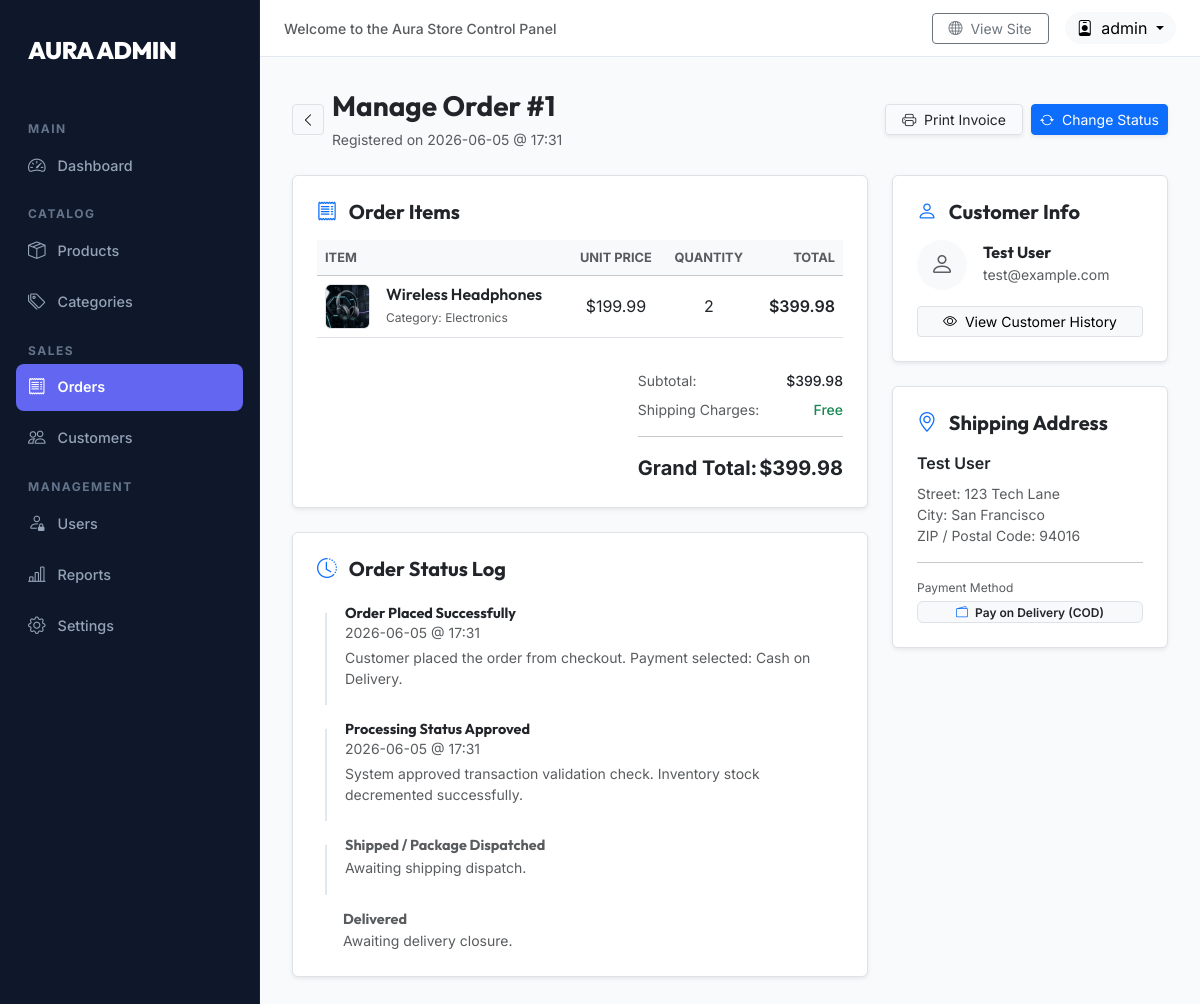
Page /dashboard/orders/1/ (signed in) on the committed database.
### orders/models.py (models this page shows, shortened)
class Order(models.Model):
    user = models.ForeignKey(
        settings.AUTH_USER_MODEL,
        on_delete=models.SET_NULL,
        related_name='orders',
        null=True,
        blank=True
    )
    first_name = models.CharField(max_length=50)
    last_name = models.CharField(max_length=50)
    email = models.EmailField()
    address = models.CharField(max_length=250)
    postal_code = models.CharField(max_length=20)
    city = models.CharField(max_length=100)
    created = models.DateTimeField(auto_now_add=True)
    updated = models.DateTimeField(auto_now=True)
    paid = models.BooleanField(default=False)
    status = models.CharField(
        max_length=20,
        choices=[
            ('Processing', 'Processing'),
            ('Shipped', 'Shipped'),
            ('Delivered', 'Delivered'),
            ('Cancelled', 'Cancelled'),
        ],
        default='Processing'
    )
    tracking_number = models.CharField(max_length=100, blank=True, default='')
    class Meta:
        ordering = ['-created']
        indexes = [
            models.Index(fields=['-created']),
        ]
    def get_total_cost(self):
        return sum(item.get_cost() for item in self.items.all())

class OrderItem(models.Model):
    order = models.ForeignKey(
        Order,
        related_name='items',
        on_delete=models.CASCADE
    )
    product = models.ForeignKey(
        Product,
        related_name='order_items',
        on_delete=models.CASCADE
    )
    price = models.DecimalField(max_digits=10, decimal_places=2)
    quantity = models.PositiveIntegerField(default=1)
    def get_cost(self):
        return self.price * self.quantity

### products/models.py (models this page shows, shortened)
class Product(models.Model):
    category = models.ForeignKey(Category, related_name='products', on_delete=models.CASCADE)
    name = models.CharField(max_length=200)
    slug = models.SlugField(unique=True)
    description = models.TextField(blank=True)
    price = models.DecimalField(max_digits=10, decimal_places=2)
    image = models.ImageField(upload_to='products/%Y/%m/%d', blank=True)
    stock_quantity = models.PositiveIntegerField(default=0)
    created_date = models.DateTimeField(auto_now_add=True)
    updated_date = models.DateTimeField(auto_now=True)
    is_active = models.BooleanField(default=True)

class Category(models.Model):
    name = models.CharField(max_length=200)
    slug = models.SlugField(unique=True)
    description = models.TextField(blank=True)
    class Meta:
        verbose_name_plural = 'categories'

### dashboard/views.py (the view)
# urls.py: path('orders/<int:order_id>/', views.order_details_view, name='order_details'),
@staff_member_required(login_url='users:admin_login')
def order_details_view(request, order_id):
    order = get_object_or_404(Order, id=order_id)
    return render(request, 'dashboard/order_details.html', {
        'order': order,
        'active_menu': 'orders'
    })

### templates/dashboard/order_details.html (shortened to what this page needs)
{% extends 'dashboard/base.html' %}
{% load static %}
{% block content %}
<div class="d-flex justify-content-between align-items-center mb-4">
    <div class="d-flex align-items-center gap-2">
        <a href="{% url 'dashboard:orders' %}" class="btn btn-sm btn-light border"><i class="bi bi-chevron-left"></i></a>
        <div>
            <h1 class="h3 mb-1 fw-bold text-dark" style="font-family: 'Outfit', sans-serif;">Manage Order #{{ order.id }}</h1>
            <span class="text-muted small">Registered on {{ order.created|date:"Y-m-d @ H:i" }}</span>
        </div>
    </div>
    <div class="d-flex gap-2">
        <button class="btn btn-sm btn-white border shadow-sm px-3" onclick="window.print()"><i class="bi bi-printer me-1"></i> Print Invoice</button>
        <button class="btn btn-sm btn-primary shadow-sm" data-bs-toggle="modal" data-bs-target="#statusModal"><i class="bi bi-arrow-repeat me-1"></i> Change Status</button>
    </div>
</div>
<div class="row g-4">
    <div class="col-lg-8">
        <div class="card p-4 border shadow-sm bg-white mb-4">
            <h5 class="fw-bold text-dark mb-3" style="font-family: 'Outfit', sans-serif;"><i class="bi bi-receipt me-2 text-primary"></i> Order Items</h5>
            <div class="table-responsive">
                <table class="table align-middle">
                    <thead>
                        <tr class="table-light">
                            <th scope="col" style="font-size: 0.8rem;" class="text-muted text-uppercase">Item</th>
                            <th scope="col" style="font-size: 0.8rem;" class="text-muted text-uppercase text-center">Unit Price</th>
                            <th scope="col" style="font-size: 0.8rem;" class="text-muted text-uppercase text-center">Quantity</th>
                            <th scope="col" style="font-size: 0.8rem;" class="text-muted text-uppercase text-end">Total</th>
                        </tr>
                    </thead>
                    <tbody>
                        {% for item in order.items.all %}
                        <tr>
                            <td>
                                <div class="d-flex align-items-center gap-3">
                                    {% if item.product.image %}
                                        <img src="{{ item.product.image.url }}" alt="{{ item.product.name }}" class="rounded border bg-light" style="width: 45px; height: 45px; object-fit: contain;">
                                    {% else %}
                                        <div class="bg-light rounded border d-flex align-items-center justify-content-center text-muted fw-bold small" style="width: 45px; height: 45px;">AURA</div>
                                    {% endif %}
                                    <div>
                                        <h6 class="fw-semibold text-dark mb-0">{{ item.product.name }}</h6>
                                        <span class="text-muted small" style="font-size: 0.75rem;">Category: {{ item.product.category.name }}</span>
                                    </div>
                                </div>
                            </td>
                            <td class="text-center text-dark">${{ item.price }}</td>
                            <td class="text-center text-dark">{{ item.quantity }}</td>
                            <td class="text-end fw-semibold text-dark">${{ item.get_cost }}</td>
                        </tr>
                        {% endfor %}
                    </tbody>
                </table>
            </div>
            <div class="row justify-content-end mt-3">
                <div class="col-md-5">
                    <div class="d-flex justify-content-between mb-2 small">
                        <span class="text-muted">Subtotal:</span>
                        <span class="fw-medium text-dark">${{ order.get_total_cost }}</span>
                    </div>
                    <div class="d-flex justify-content-between mb-2 small">
                        <span class="text-muted">Shipping Charges:</span>
                        <span class="text-success fw-medium">Free</span>
                    </div>
                    <hr>
                    <div class="d-flex justify-content-between fs-5 fw-bold text-dark">
                        <span>Grand Total:</span>
                        <span>${{ order.get_total_cost }}</span>
                    </div>
                </div>
            </div>
        </div>
        <div class="card p-4 border shadow-sm bg-white">
            <h5 class="fw-bold text-dark mb-3" style="font-family: 'Outfit', sans-serif;"><i class="bi bi-clock-history me-2 text-primary"></i> Order Status Log</h5>
            <div class="d-flex flex-column gap-3 mt-2">
                <div class="d-flex align-items-start gap-3 border-start pb-3 ps-3" style="border-left: 2px solid #e2e8f0 !important; margin-left: 8px;">
                    <span class="p-1.5 bg-success rounded-circle" style="margin-left: -22px; border: 4px solid white;"></span>
                    <div>
                        <h6 class="fw-bold text-dark mb-0" style="font-size: 0.9rem;">Order Placed Successfully</h6>
                        <span class="text-muted small d-block mb-1">{{ order.created|date:"Y-m-d @ H:i" }}</span>
                        <p class="text-muted small mb-0">Customer placed the order from checkout. Payment selected: Cash on Delivery.</p>
                    </div>
                </div>
                {% if order.status == 'Cancelled' %}
                <div class="d-flex align-items-start gap-3 border-start pb-3 ps-3" style="border-left: 2px solid #e2e8f0 !important; margin-left: 8px;">
                    <span class="p-1.5 bg-danger rounded-circle" style="margin-left: -22px; border: 4px solid white;"></span>
                    <div>
                        <h6 class="fw-bold text-danger mb-0" style="font-size: 0.9rem;">Order Cancelled</h6>
                        <span class="text-muted small d-block mb-1">{{ order.updated|date:"Y-m-d @ H:i" }}</span>
                        <p class="text-muted small mb-0">This order has been cancelled by the administrator.</p>
                    </div>
                </div>
                {% else %}
                <div class="d-flex align-items-start gap-3 border-start pb-3 ps-3" style="border-left: 2px solid #e2e8f0 !important; margin-left: 8px;">
                    <span class="p-1.5 bg-success rounded-circle" style="margin-left: -22px; border: 4px solid white;"></span>
                    <div>
                        <h6 class="fw-bold text-dark mb-0" style="font-size: 0.9rem;">Processing Status Approved</h6>
                        <span class="text-muted small d-block mb-1">{{ order.created|date:"Y-m-d @ H:i" }}</span>
                        <p class="text-muted small mb-0">System approved transaction validation check. Inventory stock decremented successfully.</p>
                    </div>
                </div>
                {% endif %}
                {% if order.status == 'Cancelled' %}
                {% else %}
                <div class="d-flex align-items-start gap-3 border-start pb-3 ps-3" style="border-left: 2px solid #e2e8f0 !important; margin-left: 8px;">
                    <span class="p-1.5 bg-secondary rounded-circle" style="margin-left: -22px; border: 4px solid white;"></span>
                    <div>
                        <h6 class="fw-bold text-muted mb-0" style="font-size: 0.9rem;">Shipped / Package Dispatched</h6>
                        <span class="text-muted small">Awaiting shipping dispatch.</span>
                    </div>
                </div>
                {% endif %}
                {% if order.status == 'Cancelled' %}
                {% else %}
                <div class="d-flex align-items-start gap-3 ps-3" style="margin-left: 8px;">
                    <span class="p-1.5 bg-secondary rounded-circle" style="margin-left: -22px; border: 4px solid white;"></span>
                    <div>
                        <h6 class="fw-bold text-muted mb-0" style="font-size: 0.9rem;">Delivered</h6>
                        <span class="text-muted small">Awaiting delivery closure.</span>
                    </div>
                </div>
                {% endif %}
            </div>
        </div>
    </div>
    <div class="col-lg-4">
        <div class="card p-4 border shadow-sm bg-white mb-4">
            <h5 class="fw-bold text-dark mb-3" style="font-family: 'Outfit', sans-serif;"><i class="bi bi-person me-2 text-primary"></i> Customer Info</h5>
            <div class="d-flex align-items-center gap-3 mb-3">
                <div class="d-inline-flex align-items-center justify-content-center bg-light text-muted rounded-circle" style="width: 50px; height: 50px;">
                    <i class="bi bi-person fs-4"></i>
                </div>
                <div>
                    <h6 class="fw-bold text-dark mb-0">{{ order.first_name }} {{ order.last_name }}</h6>
                    <span class="text-muted small">{{ order.email }}</span>
                </div>
            </div>
            <a href="/dashboard/customers/{{ order.user.id }}/" class="btn btn-sm btn-light border w-100"><i class="bi bi-eye me-1"></i> View Customer History</a>
        </div>
        <div class="card p-4 border shadow-sm bg-white">
            <h5 class="fw-bold text-dark mb-3" style="font-family: 'Outfit', sans-serif;"><i class="bi bi-geo-alt me-2 text-primary"></i> Shipping Address</h5>
            <p class="text-dark mb-2 fw-semibold">{{ order.first_name }} {{ order.last_name }}</p>
            <p class="text-muted mb-0 small leading-relaxed">
                Street: {{ order.address }}<br>
                City: {{ order.city }}<br>
                ZIP / Postal Code: {{ order.postal_code }}
            </p>
            <hr>
            <span class="text-muted small d-block mb-1" style="font-size: 0.75rem;">Payment Method</span>
            <span class="badge bg-light text-dark border px-2 py-1.5 small fw-semibold"><i class="bi bi-wallet2 me-1 text-primary"></i> Pay on Delivery (COD)</span>
        </div>
    </div>
</div>
{% endblock %}

### templates/dashboard/base.html (shortened to what this page needs)
<!DOCTYPE html>
<html lang="en">
<head>
    <link href="https://cdn.jsdelivr.net/npm/bootstrap@5.3.3/dist/css/bootstrap.min.css" rel="stylesheet">
    <link href="https://cdn.jsdelivr.net/npm/bootstrap-icons@1.11.3/font/bootstrap-icons.min.css" rel="stylesheet">
</head>
<body>
    <div class="sidebar" id="sidebarMenu">
        <a href="{% url 'dashboard:index' %}" class="sidebar-brand brand-title">AURA ADMIN</a>
        <div class="sidebar-menu-title">Main</div>
        <a href="{% url 'dashboard:index' %}" class="sidebar-link {% if active_menu == 'dashboard' %}active{% endif %}">
            <i class="bi bi-speedometer2"></i> Dashboard
        </a>
        <div class="sidebar-menu-title">Catalog</div>
        <a href="{% url 'dashboard:products' %}" class="sidebar-link {% if active_menu == 'products' %}active{% endif %}">
            <i class="bi bi-box-seam"></i> Products
        </a>
        <a href="{% url 'dashboard:categories' %}" class="sidebar-link {% if active_menu == 'categories' %}active{% endif %}">
            <i class="bi bi-tags"></i> Categories
        </a>
        <div class="sidebar-menu-title">Sales</div>
        <a href="{% url 'dashboard:orders' %}" class="sidebar-link {% if active_menu == 'orders' %}active{% endif %}">
            <i class="bi bi-receipt"></i> Orders
        </a>
        <a href="{% url 'dashboard:customers' %}" class="sidebar-link {% if active_menu == 'customers' %}active{% endif %}">
            <i class="bi bi-people"></i> Customers
        </a>
        <div class="sidebar-menu-title">Management</div>
        <a href="{% url 'dashboard:users' %}" class="sidebar-link {% if active_menu == 'users' %}active{% endif %}">
            <i class="bi bi-person-lock"></i> Users
        </a>
        <a href="{% url 'dashboard:reports' %}" class="sidebar-link {% if active_menu == 'reports' %}active{% endif %}">
            <i class="bi bi-bar-chart-line"></i> Reports
        </a>
        <a href="{% url 'dashboard:settings' %}" class="sidebar-link {% if active_menu == 'settings' %}active{% endif %}">
            <i class="bi bi-gear"></i> Settings
        </a>
    </div>
    <div class="main-wrapper" id="mainWrapper">
        <nav class="top-navbar d-flex align-items-center justify-content-between">
            <div class="d-flex align-items-center">
                <div class="d-none d-md-block">
                    <span class="text-muted small fw-medium">Welcome to the Aura Store Control Panel</span>
                </div>
            </div>
            <div class="d-flex align-items-center gap-3">
                <a href="/" class="btn btn-sm btn-outline-secondary px-3" target="_blank">
                    <i class="bi bi-globe me-1"></i> View Site
                </a>
                <div class="dropdown">
                    <button class="btn btn-light border-0 dropdown-toggle py-1 px-2.5 rounded-pill" type="button" id="adminDropdown" data-bs-toggle="dropdown" aria-expanded="false">
                        <i class="bi bi-person-badge me-1"></i> {{ user.username }}
                    </button>
                </div>
            </div>
        </nav>
        <div class="content-body">
            {% block content %}
            {% endblock %}
        </div>
    </div>
</body>
</html>

### rows in the picture
Order: id "1", created "2026-06-05 @ 17:31", get_total_cost "399.98", first_name "Test", last_name "User", email "test@example.com", address "123 Tech Lane", city "San Francisco", postal_code "94016"
OrderItem: product.image (picture), product.name "Wireless Headphones", product.category.name "Electronics", price "199.99", quantity "2", get_cost "399.98"

### other values in the picture
{{ user.username }} "admin"
